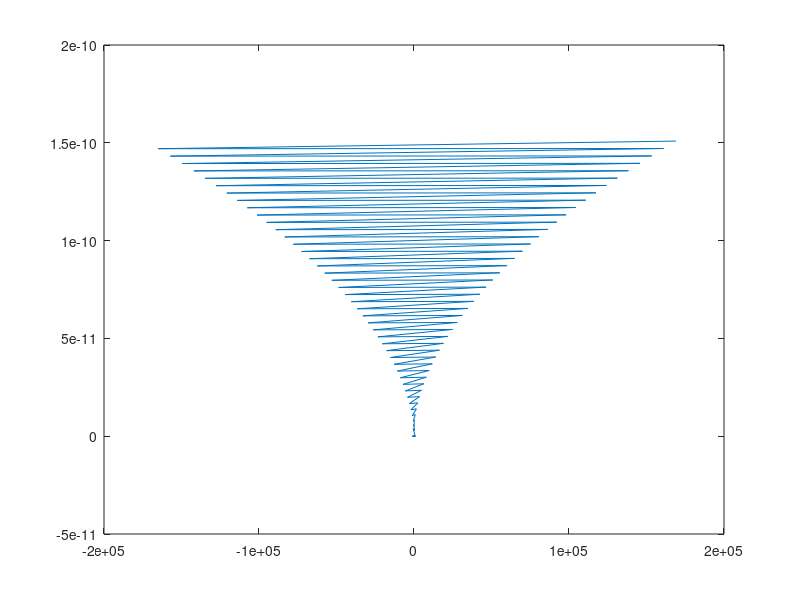

The MATLAB script that drew this image:
clear all; close all;

mu = 6.67384e-11; 
W = 9200;  
dt=1;
g=9.81;
L=0.1;
D=0.1;
%% A matrix
A1=@(x,y,h,V,gamma,chi) dt*[-1/dt 0 0 cos(gamma)*cos(chi) -V*cos(chi)*sin(gamma) -V*cos(gamma)*sin(chi)];
A2=@(x,y,h,V,gamma,chi) dt*[0 -1/dt 0 cos(gamma)*sin(chi) -V*sin(gamma)*sin(chi) V*cos(gamma)*cos(chi)];
A3=@(x,y,h,V,gamma,chi) dt*[0 0 -1/dt sin(gamma) V*cos(gamma) 0];
A4=@(x,y,h,V,gamma,chi) dt*[0 0 0 -1/dt -g*cos(gamma) 0];
A5=@(x,y,h,V,gamma,chi) dt*[0 0 0 -g*((L/W)*cos(mu)-cos(gamma))/V^2 (g/V)*sin(gamma)-1/dt 0];
A6=@(x,y,h,V,gamma,chi) dt*[0 0 0 -g*(L*sin(mu)/W)/(V^2*cos(gamma)) (L*sin(mu)/W)*(-g/(V*(cos(gamma))^2*(-sin(gamma)))) 0-1/dt];
A=@(x,y,h,V,gamma,chi) [A1(x,y,h,V,gamma,chi);A2(x,y,h,V,gamma,chi)...
    ;A3(x,y,h,V,gamma,chi);A4(x,y,h,V,gamma,chi);A5(x,y,h,V,gamma,chi)...
    ;A6(x,y,h,V,gamma,chi)];

%% B matrix
B=@(L,D,V,gamma) dt*[0 0; 0 0;0 0;0 -g/W; g*cos(mu)/(V*W) 0;g*sin(mu)/(V*cos(gamma)*W) 0];

%% initial conditions
x0 = 0; y0 = 0; h0 = 100;
V0 = 100; % m/s
gamma0 = 0.26; % radians
chi0 = 0; % radians

%% test
curr_control=[L;D];
curr_state=[x0;y0;h0;V0;gamma0;chi0];
for i=1:100
    newstate(:,i)=A(curr_state(1),curr_state(2),curr_state(3),curr_state(4),...
        curr_state(5),curr_state(6))*curr_state+B(curr_control(1),curr_control(2),curr_state(4),curr_state(5))*curr_control;
    curr_state=newstate(:,i);
end
 figure;plot(newstate(1,:), newstate(2,:));
